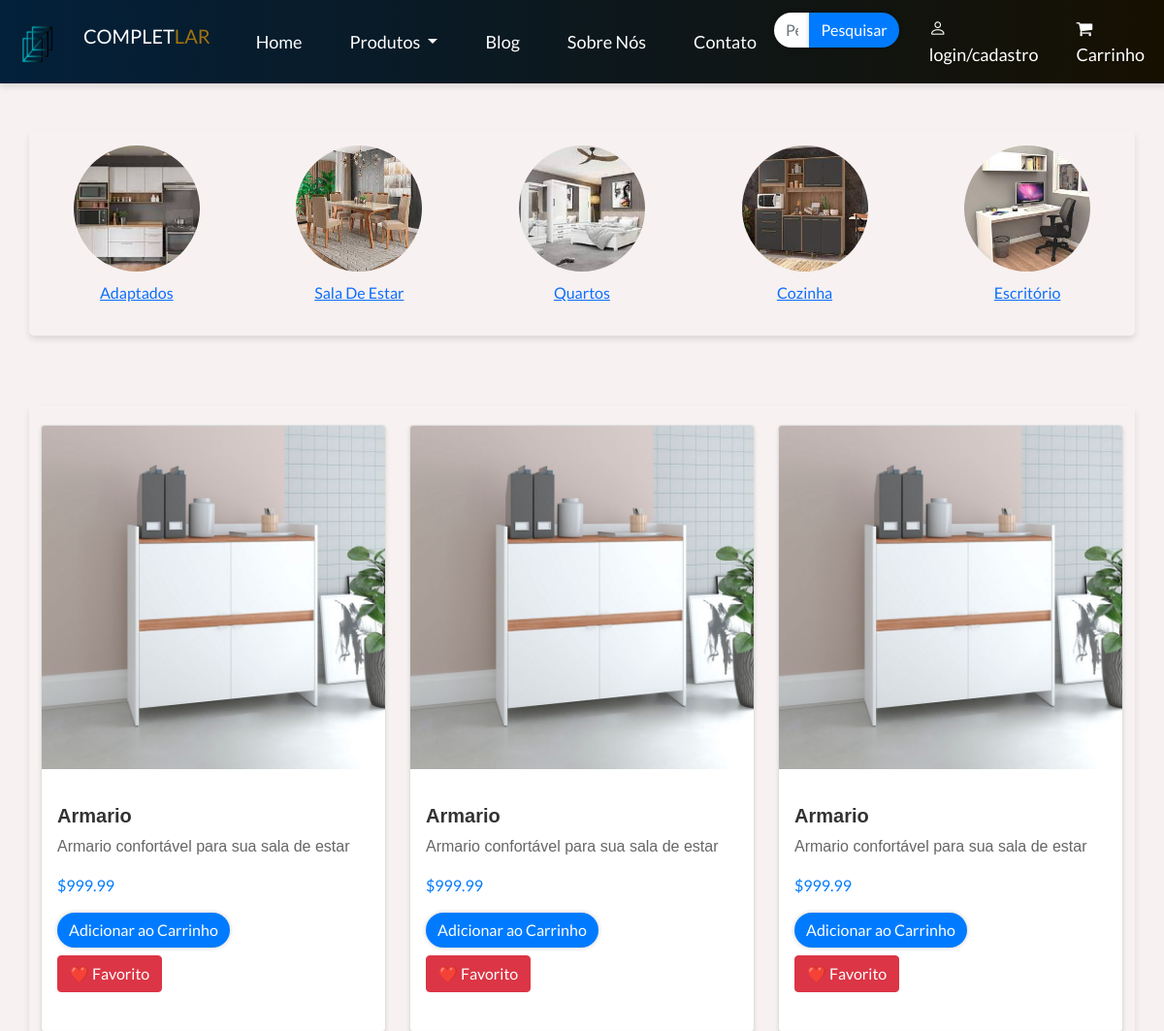
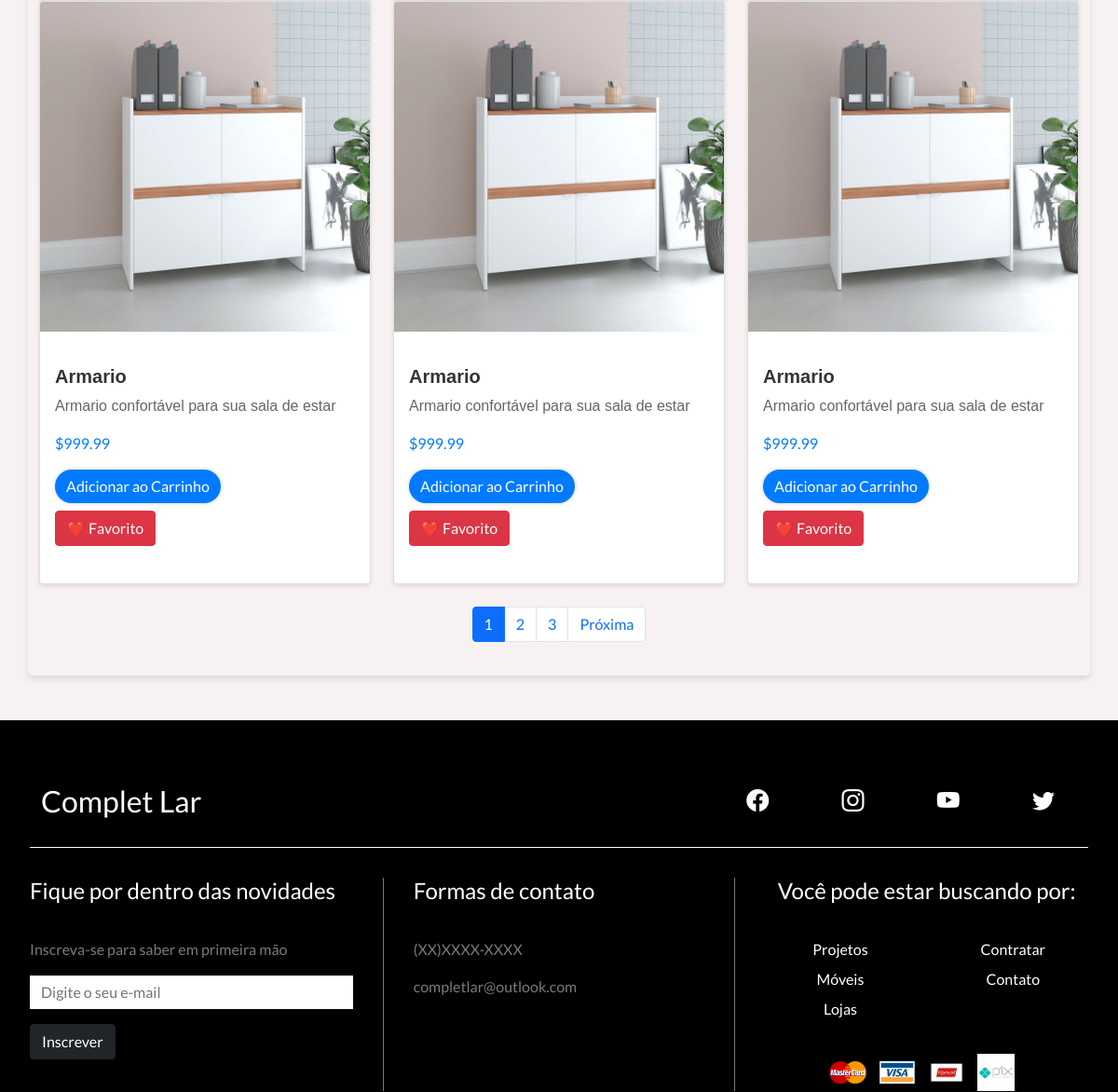
Before: /produtos.php (upper part) with the older database file (2 pictures, top to bottom).
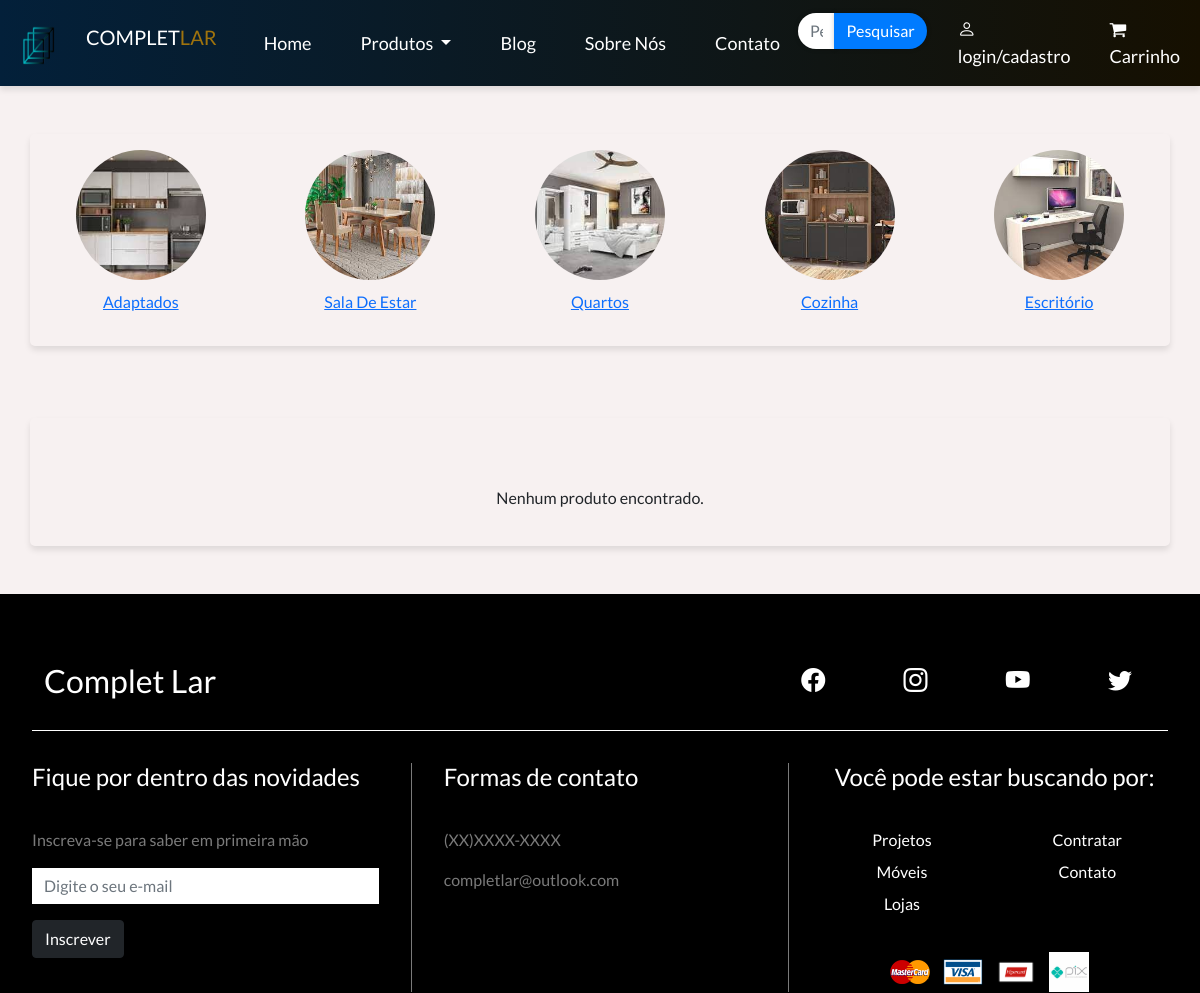
After: the same page with the newer database file.
### tables this page shows
CREATE TABLE `produtos` (
  `IdProduto` int(11) NOT NULL,
  `nome` varchar(255) NOT NULL,
  `caminho_imagem` varchar(255) NOT NULL,
  `descricao_imagem` varchar(70) NOT NULL,
  `preco` varchar(70) NOT NULL
);

### produtos.php (the view, shortened to what this page needs)
<!DOCTYPE html>
<html lang="pt-br">
<head>
    <link href="https://cdn.jsdelivr.net/npm/bootstrap@5.0.2/dist/css/bootstrap.min.css" rel="stylesheet" />
    <link rel="stylesheet" href="https://cdn.jsdelivr.net/npm/bootstrap-icons@1.5.0/font/bootstrap-icons.css" />
    <link rel="stylesheet" href="assets/CSS/main_produtos.css" />
    <link rel="stylesheet" href="assets/CSS/categoria.css" />
</head>
<body>
    <link rel="stylesheet" href="https://cdnjs.cloudflare.com/ajax/libs/font-awesome/4.7.0/css/font-awesome.min.css">
    <?php include 'includes/header.php'; ?>
<br><br>
    <div class="container text-center mx-auto p-2">
    <div class="row">
        <div class="col-md-2 d-flex flex-column align-items-center mx-auto p-2">
            <a href="produtosAdap.php">
                <img src="assets/Imagens/Produtos/adaptados.jpg" class="img-fluid rounded-circle img-zoom" alt="Imagem 1">
                <p>Adaptados</p>
            </a>
        </div>
        <div class="col-md-2 d-flex flex-column align-items-center mx-auto p-2">
            <a href="produtosSE.php">
                <img src="assets/Imagens/Produtos/saladestarr.jpg" class="img-fluid rounded-circle img-zoom" alt="Imagem 1">
                <p>Sala De Estar</p>
            </a>
        </div>
        <div class="col-md-2 d-flex flex-column align-items-center mx-auto p-2">
            <a href="produtosQ.php">
                <img src="assets/Imagens/Produtos/quartos.jpg" class="img-fluid rounded-circle img-zoom" alt="Imagem 1">
                <p>Quartos</p>
            </a>
        </div>
        <div class="col-md-2 d-flex flex-column align-items-center mx-auto p-2">
            <a href="produtosC.php">
                <img src="assets/Imagens/Produtos/cozinhaa.jpg" class="img-fluid rounded-circle img-zoom" alt="Imagem 1">
                <p>Cozinha</p>
            </a>
        </div>
        <div class="col-md-2 d-flex flex-column align-items-center mx-auto p-2">
            <a href="produtosE.php">
                <img src="assets/Imagens/Produtos/escrito.jpg" class="img-fluid rounded-circle img-zoom" alt="Imagem 1">
                <p>Escritório</p>
            </a>
        </div>
    </div>
</div><br>
    <div class="container mt-5">
        <?php
        $conn = new Conectar();
        $itensPorPagina = 6;
        $paginaAtual = isset($_GET['pagina']) ? (int)$_GET['pagina'] : 1;
        $totalProdutos = $conn->query("SELECT COUNT(*) as total FROM produtos")->fetch()['total'];
        $totalPaginas = ceil($totalProdutos / $itensPorPagina);
        $offset = ($paginaAtual - 1) * $itensPorPagina;
        $sql = "SELECT * FROM produtos LIMIT $itensPorPagina OFFSET $offset";
        $stmt = $conn->prepare($sql);
        $stmt->execute();
        $result = $stmt->fetchAll(PDO::FETCH_ASSOC);
        if ($result) {
          echo '<div class="row">';
          foreach ($result as $row) {
              echo '<div class="col-md-4">';
              echo '<div class="card mb-4">';
              echo '<img src="' . $row['caminho_imagem'] . '" class="card-img-top" alt="' . $row['nome'] . '">';
              echo '<div class="card-body">';
              echo '<h5 class="card-title">' . $row['nome'] . '</h5>';
              echo '<p class="card-text">' . $row['descricao_imagem'] . '</p>';
              echo '<p class="card-price">$' . $row['preco'] . '</p>';
              echo '<form method="post" action="adiciona_ao_carrinho.php">';
              echo '<button class="btn btn-primary" type="submit" name="add_to_cart">Adicionar ao Carrinho</button>';
              echo '</form>';
              echo '<button class="btn btn-danger mt-2">❤️ Favorito</button>';
              echo '</div>';
              echo '</div>';
              echo '</div>';
          }
          echo '</div>';
            echo '<nav aria-label="Page navigation">';
            echo '<ul class="pagination justify-content-center mt-4">';
            for ($i = 1; $i <= $totalPaginas; $i++) {
                echo '<li class="page-item ' . ($paginaAtual === $i ? 'active' : '') . '"><a class="page-link" href="?pagina=' . $i . '">' . $i . '</a></li>';
            }
            if ($paginaAtual < $totalPaginas) {
                echo '<li class="page-item"><a class="page-link" href="?pagina=' . ($paginaAtual + 1) . '">Próxima</a></li>';
            }
            echo '</ul>';
            echo '</nav>';
        } else {
            echo '<p class="text-center mt-5">Nenhum produto encontrado.</p>';
        }
        ?>
    </div>
    <br><br>
    <?php include 'includes/footer.php'; ?>
</body>
</html>

### includes/header.php (shortened to what this page needs)
<!DOCTYPE html>
<html lang="pt-br">
<head>
    <link
      href="https://cdn.jsdelivr.net/npm/bootstrap@5.0.2/dist/css/bootstrap.min.css"
      rel="stylesheet"
    />
    <link
      rel="stylesheet"
      href="https://cdn.jsdelivr.net/npm/bootstrap-icons@1.5.0/font/bootstrap-icons.css"
    />
    <link rel="stylesheet" href="assets/CSS/header.css" />
</head>
<body>
<link rel="stylesheet" href="https://cdnjs.cloudflare.com/ajax/libs/font-awesome/4.7.0/css/font-awesome.min.css">
  <nav class="navbar navbar-expand-lg navbar-dark">
  <div class="container-fluid">
  <a class="navbar-brand">
      <img src="assets/Imagens/Home/logo.png" alt="Logo" width="60" height="40" class="d-inline-block align-text-top">
      COMPLET<span class="lar">LAR</span>
    </a>
        <div class="collapse navbar-collapse" id="navbarNav">
            <ul class="navbar-nav me-auto">
                <li class="nav-item">
                    <a class="nav-link" href="index.php">Home</a>
                </li>
                <li class="nav-item dropdown justify-content-center">
                    <a class="nav-link dropdown-toggle" href="#" id="navbarDropdown" role="button" data-bs-toggle="dropdown" aria-haspopup="true" aria-expanded="false">
                        Produtos
                    </a>
                </li>
                <li class="nav-item">
                    <a class="nav-link" href="blog.php">Blog</a>
                </li>
                <li class="nav-item">
                    <a class="nav-link nowrap" href="sobre_nos.php">Sobre Nós</a>
                </li>
                <li class="nav-item">
                    <a class="nav-link" href="contato.php">Contato</a>
                </li>
            </ul>
            <form method="post" action="pesquisar.php" class="mb-4">
    <div class="input-group">
        <input type="text" name="pesquisar" class="form-control" placeholder="Pesquisar produtos">
        <button type="submit" class="btn btn-primary">Pesquisar</button>
    </div>
</form>
            <ul class="navbar-nav">
                <li class="nav-item">
                    <a class="nav-link" href="login.php"><i class="bi bi-person"></i> login/cadastro </a>
                </li>
    <a class="nav-link" href="carrinho.php">
    <i class="fa fa-shopping-cart cart-icon" data-count="0"></i> Carrinho
    </a>
</div>
        </div>
</nav>
</body>
</html>

### includes/footer.php (shortened to what this page needs)
<footer class="container-fluid bg-dark-color" id="footer">
  <div class="container">
    <div class="row">
      <div class="col-12" id="footer-top">
        <div class="row justify-content-between">
          <div class="col-4">
            <h2>
              Complet Lar
            </h2>
          </div>
          <div class="col-4" id="social-icons">
            <a href="https://instagram.com/completlar_?igshid=YmMyMTA2M2Y="><i class="bi bi-facebook"></i></a>
            <a href="https://instagram.com/completlar_?igshid=YmMyMTA2M2Y="><i class="bi bi-instagram"></i></a>
            <i class="bi bi-youtube"></i>
            <a href="https://twitter.com/CompletLar?t=wTeYryoob2z9lquFUQ7utA&s=09"><i class="bi bi-twitter"></i></a>
          </div>
        </div>
      </div>
      <div class="col-12" id="footer-details">
        <div class="row">
          <div class="col-12 col-md-4" id="news-container">
            <h4>Fique por dentro das novidades</h4>
            <p class="secondary-color">
              Inscreva-se para saber em primeira mão
            </p>
            <form>
              <div class="mb-3">
                <input
                  type="email"
                  class="form-control"
                  placeholder="Digite o seu e-mail"
                >
              </div>
              <button class="btn btn-dark">Inscrever</button>
            </form>
          </div>
          <div class="col-12 col-md-4" id="contact-container">
            <h4>Formas de contato</h4>
            <p class="secondary-color">(XX)XXXX-XXXX</p>
            <p class="secondary-color">completlar@outlook.com</p>
          </div>
          <div class="col-12 col-md-4" id="links-container">
            <div class="row">
              <h4>Você pode estar buscando por:</h4>
              <div class="col-6">
                <ul class="list-unstyled">
                  <li><a href="#" class="secondary-color">Projetos</a></li>
                  <li><a href="#" class="secondary-color">Móveis</a></li>
                  <li><a href="#" class="secondary-color">Lojas</a></li>
                </ul>
              </div>
              <div class="col-6">
                <ul class="list-unstyled">
                  <li><a href="#" class="secondary-color">Contratar</a></li>
                  <li><a href="#" class="secondary-color">Contato</a></li>
                </ul>
              </div>
            </div>
            <div class="payment-icons">
         <img src="assets/Imagens/footer/mastercard-logo.png" alt="">
              <img src="assets/Imagens/footer/visa-logo.png" alt="Cartão de Crédito">
              <img src="assets/Imagens/footer/Hipercard-logo.png" alt="PIX">
              <img src="assets/Imagens/footer/pix-logo.jfif" alt="PIX">
            </div>
          </div>
        </div>
      </div>
    </div>
  </div>
</footer>

### assets/CSS/main_produtos.css (style rules this page uses)
body { font-family: 'Lato', sans-serif; background-color: #f5f5f5; margin: 0; padding: 0; }
.container { padding: 20px; border-radius: 5px; box-shadow: 0 4px 6px rgba(0, 0, 0, 0.1); }
.btn-primary { background-color: #007bff; border: none; border-radius: 5px; }
#footer { padding: 3em 2em; width: 100%; }
#footer-top { margin-bottom: 2em; }
#footer-top, #footer-top i { color: #fff; }
#social-icons { text-align: right; }
#social-icons i { margin-right: 1em; font-size: 1.5em; cursor: pointer; }
#footer-details { margin-bottom: 3em; }
#news-container, #contact-container, #links-container { padding: 0; border: 0; margin-bottom: 2em; }
#footer-details h4 { color: #fff; margin-bottom: 1.5em; }
#news-container input { border-radius: 0; border: none; }
#links-container li { margin-bottom: 0.5em; }
#links-container a { text-decoration: none; }
#links-container { text-align: center; }
.payment-icons { margin-top: 20px; }
.payment-icons img { max-width: 40px; height: auto; margin-right: 10px; }
.card { border: none; border-radius: 5px; box-shadow: 0 2px 4px rgba(0, 0, 0, 0.1); }
.card img { max-width: 100%; height: auto; }
.card-title { font-weight: bold; }
.card-price { color: #007bff; }
.btn-danger { background-color: #dc3545; border: none; border-radius: 5px; }
.pagination { margin-top: 20px; }
.pagination a { transition: background-color .3s; }

### assets/CSS/categoria.css (style rules this page uses)
.btn-primary { background-color: #0155b4; color: #fff; border: none; }
.col-md-2 img { width: 130px; height: 130px; margin-bottom: 10px; border-radius: 50%; }
.img-zoom { transition: transform 0.3s ease; }
.container { max-width: 900px; margin: 0 auto; padding: 20px; }
.nowrap { white-space: nowrap; }
.navbar { color:#fff; background-image: linear-gradient(to right, #0d4172, #3b2c05); min-height: 80px; }
.form-control { border-radius: 0; border-color: #ddd; }
.navbar-nav .nav-link i { margin-right: 5px; }
.navbar .lar { color: #9f730d; }
.navbar-nav .nav-link { color: white !important; }
.navbar-nav { display: flex; justify-content: center; }
.nav-item { margin: 0 10px; }
.navbar-nav .nav-link { font-size: 18px; margin-left: 13px; }
#footer { padding: 3em 2em; width: 100%; background-color: #000; }
#footer-top { margin-bottom: 2em; border-bottom: 1px solid #fff; color: #fff; }
#footer-top, #footer-top i { color: #ffffff; }
#social-icons { text-align: right; margin-bottom: 2em; display: flex; justify-content: space-between; align-items: center; color: #fff; }
#social-icons i { margin-right: 1em; font-size: 1.5em; cursor: pointer; }
#footer-details { margin-bottom: 3em; }
#news-container, #contact-container, #links-container { padding: 0; border: 0; margin-bottom: 2em; }
#footer-details h4 { color: #fff; margin-bottom: 1.5em; }
#news-container input { border-radius: 0; border: none; }
#links-container li { margin-bottom: 0.5em; }
#links-container a { text-decoration: none; color: #fff; }
#links-container { text-align: center; }
.payment-icons { margin-top: 20px; }
.payment-icons img { max-width: 40px; height: auto; margin-right: 10px; }
.card { border: none; height: 100%; box-shadow: 0 2px 4px rgba(0, 0, 0, 0.1); transition: transform 0.2s ease-in-out; }
.card-title { font-family: 'Arial', sans-serif; font-size: 20px; color: #333; margin-top: 20px; }
.card-text { font-family: 'Verdana', sans-serif; font-size: 16px; color: #666; }

Changed rows visible on the page:
removed produtos: caminho_imagem+nome (picture), nome "Armario", descricao_imagem "Armario confortável para sua sala de estar", preco "999.99"
removed produtos: caminho_imagem+nome (picture), nome "Armario", descricao_imagem "Armario confortável para sua sala de estar", preco "999.99"
removed produtos: caminho_imagem+nome (picture), nome "Armario", descricao_imagem "Armario confortável para sua sala de estar", preco "999.99"
removed produtos: caminho_imagem+nome (picture), nome "Armario", descricao_imagem "Armario confortável para sua sala de estar", preco "999.99"
removed produtos: caminho_imagem+nome (picture), nome "Armario", descricao_imagem "Armario confortável para sua sala de estar", preco "999.99"
removed produtos: caminho_imagem+nome (picture), nome "Armario", descricao_imagem "Armario confortável para sua sala de estar", preco "999.99"
Other visible differences:
text no longer shown: "Próxima"
text now shown: "Nenhum produto encontrado."
list line gone: "1"
list line gone: "2"
list line gone: "3"
